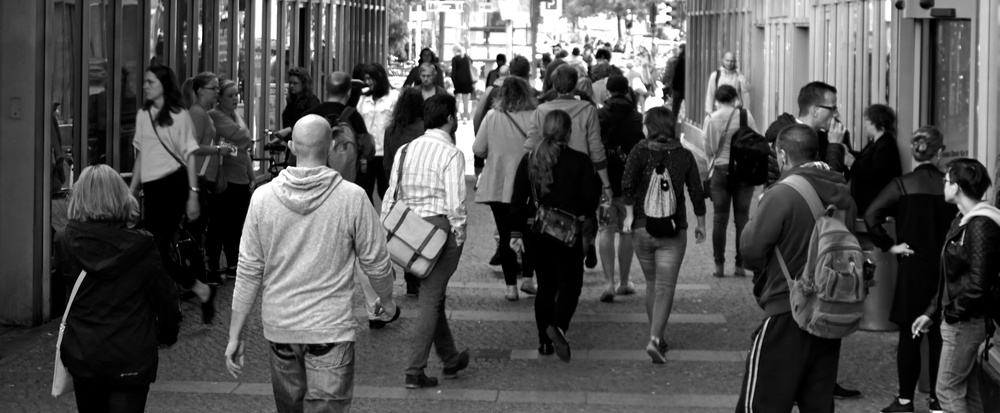
#> input picture exercise3/Python/Task1/people.jpg, 1000 x 413 px, shrunk from 4912 x 2028 before the run
$ python hog_detector.py
#> lines starting #> are read from the running program, lines starting #| are printed output that depends on the picture; after the words box and inside, x2 and y2 are one past the last pixel; in counts of white or black regions, pixels touching at a corner belong together
import cv2
import matplotlib.pyplot as plt
import matplotlib
import time
matplotlib.rcParams['figure.dpi']= 180


def inside(r, q):
    """
    Returns true if rectangle r = (x,y,w,h) is inside rectangle q.
    """
    rx, ry, rw, rh = r
    qx, qy, qw, qh = q
    return rx > qx and ry > qy and rx + rw < qx + qw and ry + rh < qy + qh


# Initalize HOG people detector
hog = cv2.HOGDescriptor()
detectorCoefficients = cv2.HOGDescriptor_getDefaultPeopleDetector()
hog.setSVMDetector(detectorCoefficients)  # we're using a support vector machine to classify detections

# Load test images
filename = 'people.jpg'
img = cv2.imread(filename)
#> img is the input picture: shape (413, 1000, 3); min 0, max 255, mean 81.7


# Your task is to find suitable HOG detector parameters so that you're able to
# get at least a few true positives. The most important parameters are
# winSride and scale.
#
# The parameters are as follows:
#   winStride: A 2-tuple that is the “step size” in both the x and y
#              direction of the sliding window.
#
#   scale: Controls the factor in which our image is resized at each layer of
#          the Gaussian image pyramid, ultimately influencing the number of levels
#          in the image pyramid. A smaller scale will increase the number of
#          layers in the image pyramid, but also the processing time.
#
#   padding:  A tuple which indicates the number of pixels in both the x and y
#             direction in which the sliding window ROI is “padded” prior to
#             HOG feature extraction.
#
#   hitThreshold: Threshold for the distance between features and Support Vector Machine (SVM)
#                 classifying plane. This can be set to a value above 0 if there
#                 is a large amount of false positives.
#
# Start by finding a value for scale (between 1.0-2.0, higher values are more
# computationally efficient) which yields some sort of results. Next, try
# decreasing winStride to achieve more detections. Finally, try increasing
# hitTreshold to get rid of false positives. After this you can try to optimize
# the parameters even more by simply trying out different values. Pay also attention
# to the execution time.


##--your-code-start-here--##
#scale = 2.0
#winStride = (13,13)
#padding = (32,32)
#hitThreshold = 0.0
scale = 1.1
winStride = (7,7)
padding = (32,32)
hitThreshold = 0.0
##--your-code-ends-here--##


# Detect
start = time.time()
found, w = hog.detectMultiScale(img,
                                winStride=winStride,
                                padding=padding,
                                scale=scale,
                                hitThreshold = hitThreshold)
#> found = [[583, 98, 151, 301], [362, 149, 136, 264], [466, 54, 183, 359]]; w = [0.555, 0.956, 1.41]
print('Detector execution time: {:.2f} s'.format(time.time() - start))


# Filter overlapping detections
found_filtered = []
for ri, r in enumerate(found):
    for qi, q in enumerate(found):
        if ri != qi and inside(r, q):
            break
    else:
        found_filtered.append(r)
#> this loop made 3 passes
#> after the loop, found_filtered has the same summary as found

print('(%d) (%d) persons found' % (len(found_filtered), len(found)))
#| (3) (3) persons found


# Draw the filtered detections
for x, y, w, h in found_filtered:
    cv2.rectangle(img, (x, y),
                  (x+w, y+h),
                  (0, 255, 0), thickness=5)
#> this loop made 3 passes
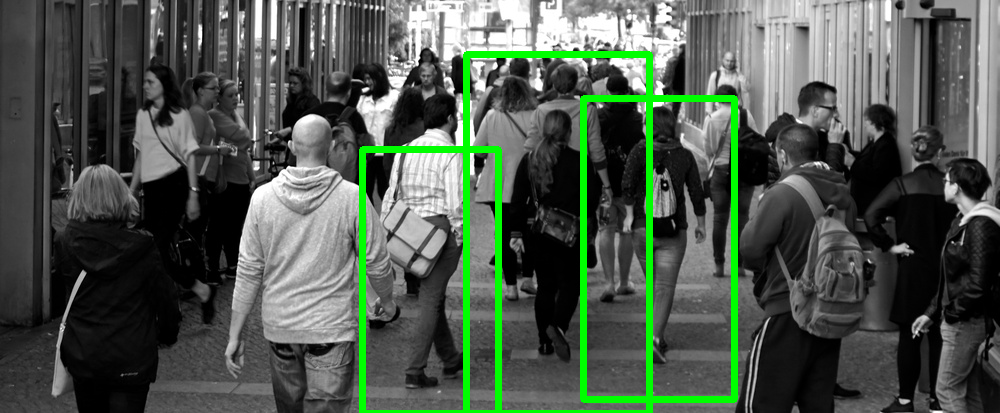
#> img: shape (413, 1000, 3); 4.33% of pixels changed, all inside (x1, y1, x2, y2) = (359, 51, 738, 413)

plt.imshow(img[..., ::-1])
plt.show()
